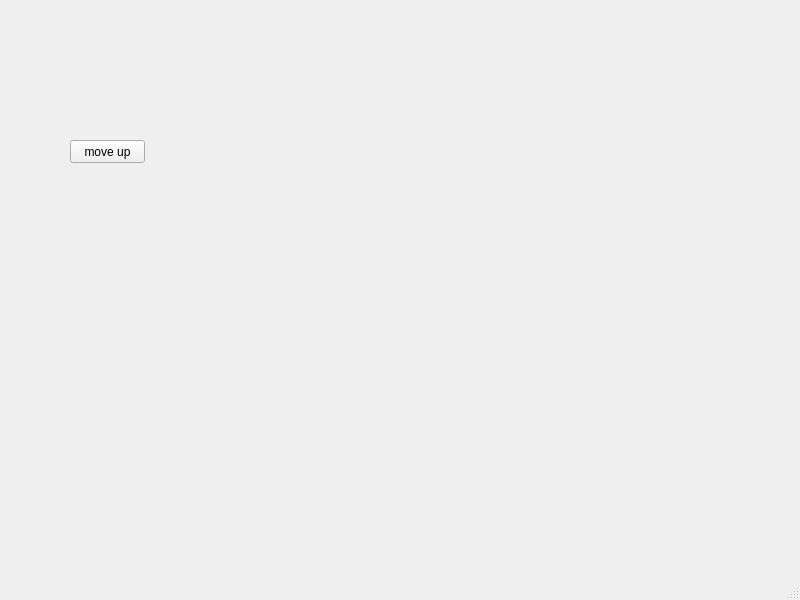
<?xml version="1.0" encoding="UTF-8"?>
<ui version="4.0">
 <class>MainWindow</class>
 <widget class="QMainWindow" name="MainWindow">
  <property name="geometry">
   <rect>
    <x>0</x>
    <y>0</y>
    <width>800</width>
    <height>600</height>
   </rect>
  </property>
  <property name="windowTitle">
   <string>MainWindow</string>
  </property>
  <widget class="QWidget" name="centralwidget">
   <widget class="QWidget" name="widget" native="true">
    <property name="geometry">
     <rect>
      <x>0</x>
      <y>0</y>
      <width>781</width>
      <height>551</height>
     </rect>
    </property>
    <widget class="QPushButton" name="pushButton">
     <property name="geometry">
      <rect>
       <x>70</x>
       <y>140</y>
       <width>75</width>
       <height>23</height>
      </rect>
     </property>
     <property name="text">
      <string>move up</string>
     </property>
    </widget>
   </widget>
  </widget>
  <widget class="QMenuBar" name="menubar">
   <property name="geometry">
    <rect>
     <x>0</x>
     <y>0</y>
     <width>800</width>
     <height>22</height>
    </rect>
   </property>
  </widget>
  <widget class="QStatusBar" name="statusbar"/>
 </widget>
 <resources/>
 <connections/>
</ui>
